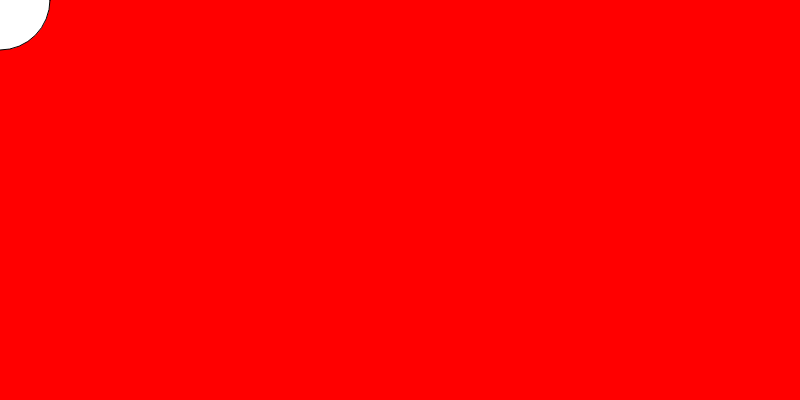
Frame 1 (no input)
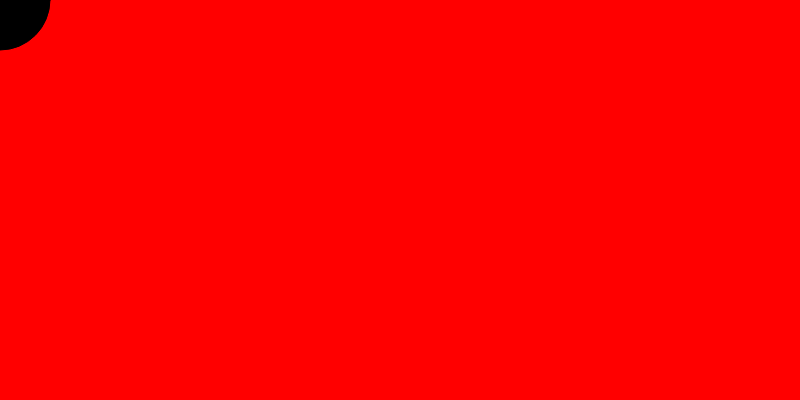
Frame 60 (no input)
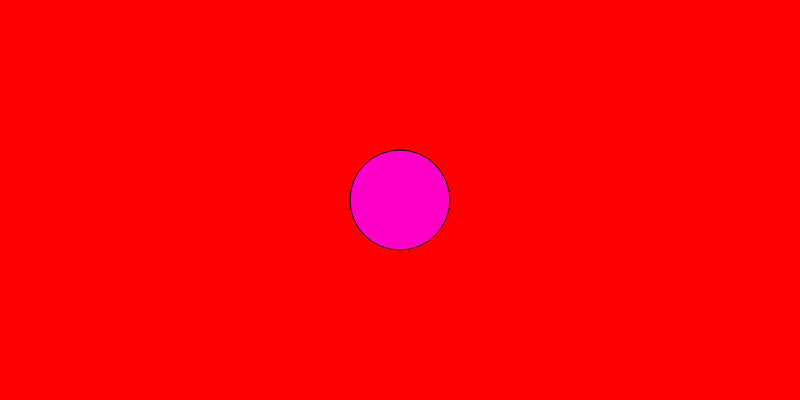
Frame 120 (the mouse pressed at the canvas centre since frame 60)

The p5.js sketch that drew these frames (run headless with seeded random() and noise() and a simulated clock; from frame 60 on, the mouse is pressed at the canvas centre):

// p5.js sketch
// ── sketch.js
function setup() {
	createCanvas(800, 400);
}

function draw() {
  background(255, 0, 0);
  ellipse(mouseX, mouseY, 100, 100);
  fill (mouseX, 0, mouseY);

}
